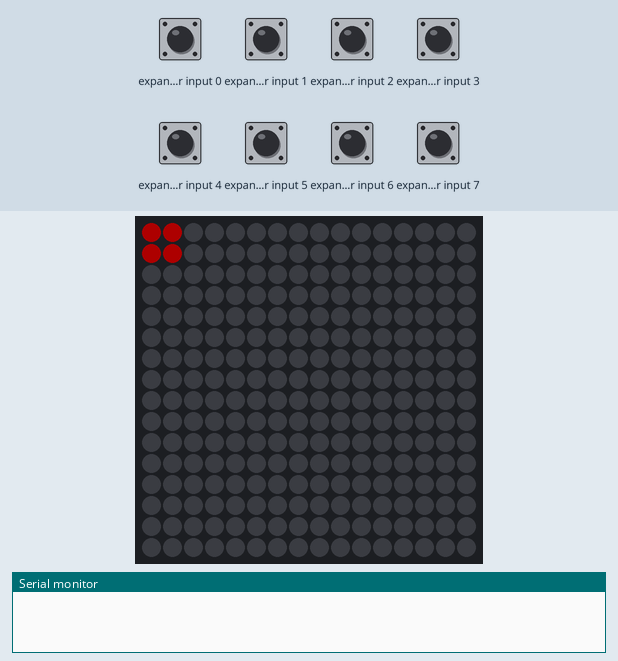
This sketch was run on a simulated Arduino Uno, built with avr-gcc and run on an emulated ATmega328P. Parts: 16×16 RGB LED matrix (first LED top left, wired row by row), the last lines printed to the serial monitor. Wiring (inferred from the names in the program): NES/SNES game pad: load pin 3; clock pin 2; serial out pin 4. Inputs (shaded band) come from the test bench; at power-on: expander input 0–7 HIGH. Dim RGB values are drawn brighter than linear.

Above: at 1.2 s.
1.3 s: expander input 0 driven LOW
At 2.5 s:
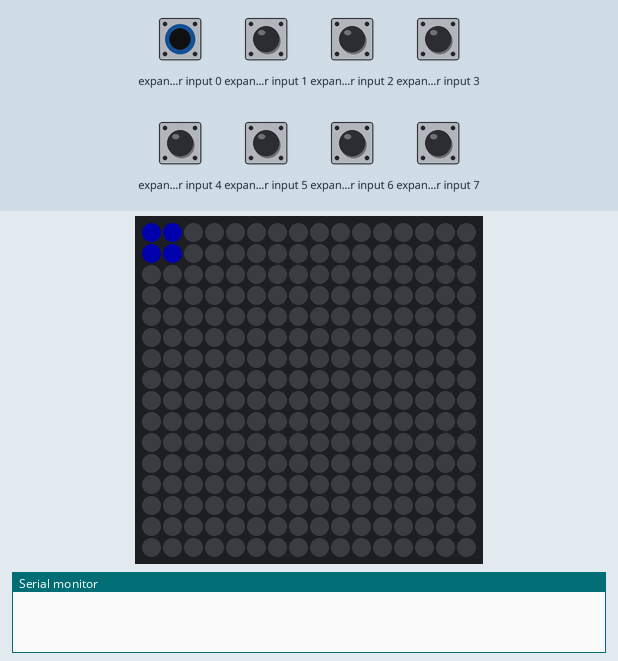
2.8 s: expander input 1 driven LOW
At 4.1 s:
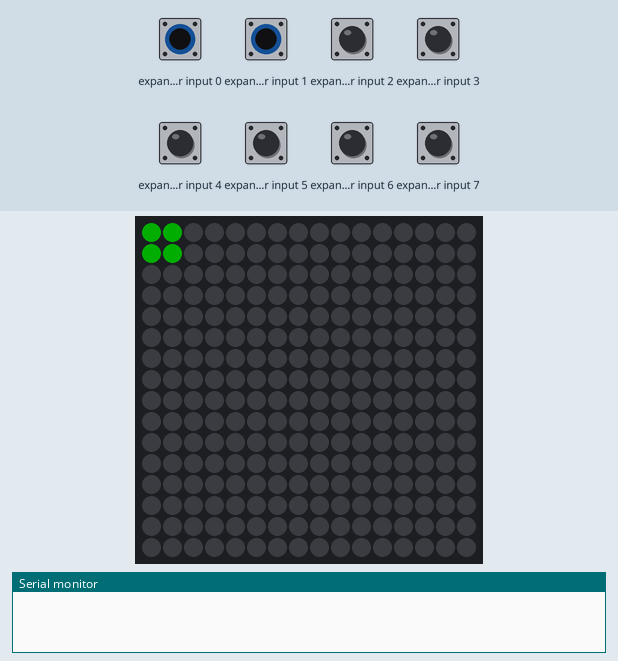
4.4 s: expander input 2 driven LOW
At 5.7 s:
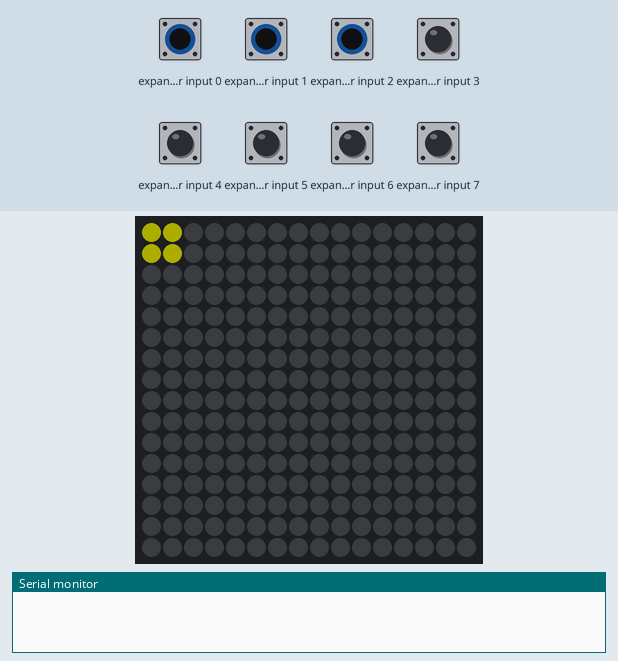
6.0 s: expander input 5 driven LOW
At 7.5 s:
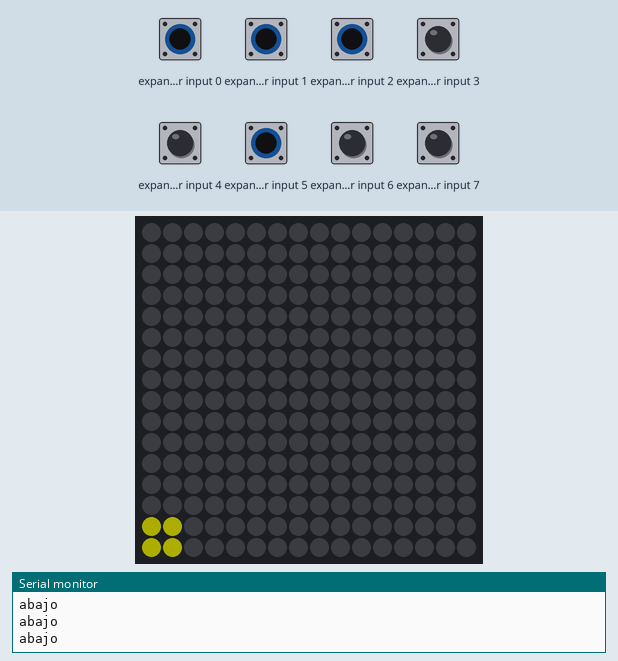
7.7 s: expander input 6 driven LOW
At 9.2 s:
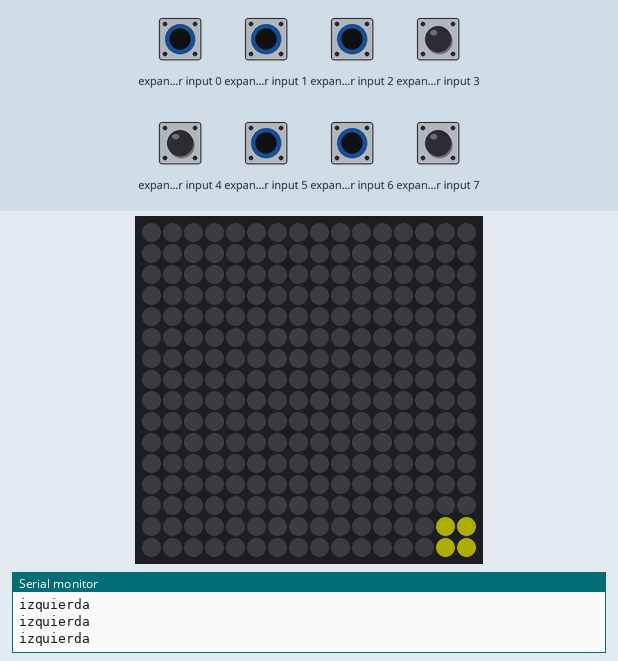
Timing chart, 0 to 10.7 s (numbered marks = the images above; inputs shaded):
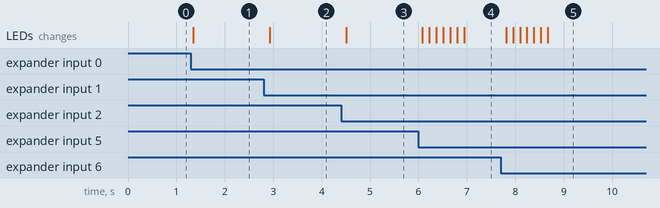

Measured:
- after the input at 1.3 s, the LEDs: change after 0.05 s (image 1)
- after the input at 2.8 s, the LEDs: change after 0.13 s (image 2)
- after the input at 4.4 s, the LEDs: change after 0.10 s (image 3)
- after the input at 6.0 s, the LEDs: first change after 0.08 s (image 4 shows a later state)
- after the input at 7.7 s, the LEDs: first change after 0.11 s (image 5 shows a later state)

The sketch:

controller.ino
```cpp
#include <Adafruit_NeoPixel.h>

// Configuración de la matriz NeoPixel
#define PIN            6         // Pin donde está conectado el NeoPixel
#define MATRIX_WIDTH   16        // Ancho de la matriz
#define MATRIX_HEIGHT  16        // Altura de la matriz
#define NUM_PIXELS     MATRIX_WIDTH * MATRIX_HEIGHT  // Número total de píxeles
#define BRIGHTNESS     50       // Brillo de la matriz (mitad de 255)

// Configuración de la matriz NeoPixel
Adafruit_NeoPixel matrix = Adafruit_NeoPixel(NUM_PIXELS, PIN, NEO_GRB + NEO_KHZ800);

// Configuración del controlador NES
const int A_BUTTON         = 0;
const int B_BUTTON         = 1;
const int SELECT_BUTTON    = 2;
const int START_BUTTON     = 3;
const int UP_BUTTON        = 4;
const int DOWN_BUTTON      = 5;
const int LEFT_BUTTON      = 6;
const int RIGHT_BUTTON     = 7;

byte nesRegister = 0;
int nesData      = 4;    // Pin de datos del controlador NES verde
int nesClock     = 2;    // Pin de clock del controlador NES blanco
int nesLatch     = 3;    // Pin de latch del controlador NES negro

// Posición inicial del LED
int ledX[4] = {0,1,0,1};
int ledY[4] = {0,0,1,1};

// Colores
uint32_t colorActual = matrix.Color(255, 0, 0); // Rojo inicial

void setup() {
  Serial.begin(9600);

  // Configuración del controlador NES
  pinMode(nesData, INPUT);
  pinMode(nesClock, OUTPUT);
  pinMode(nesLatch, OUTPUT);
  digitalWrite(nesClock, LOW);
  digitalWrite(nesLatch, LOW);

  // Inicialización de la matriz NeoPixel
  matrix.begin();
  matrix.setBrightness(BRIGHTNESS);  // Establece el brillo a la mitad
  matrix.show();  // Apaga todos los LEDs al inicio
}

void loop() {
  nesRegister = readNesController();  // Lee el estado del controlador

  // Movimientos de la cruceta
  if (bitRead(nesRegister, UP_BUTTON) == 0 && ledY[0] > 0) {  //límite superior
    for(int i=0; i<4; ++i)
    {
      ----ledY[i];
    }
    Serial.println("arriba");
  }
  if (bitRead(nesRegister, DOWN_BUTTON) == 0 && ledY[3] < MATRIX_HEIGHT - 1-1) {  //límite inferior
    for(int i=0; i<4; ++i)
    {
      ++++ledY[i];
    }
    Serial.println("abajo");
  }
  if (bitRead(nesRegister, RIGHT_BUTTON) == 0 && ledX[2] > 0) { //límite derecha
    for(int i=0; i<4; ++i)
    {
      ----ledX[i];
    }
    Serial.println("derecha");
  }
  if (bitRead(nesRegister, LEFT_BUTTON) == 0 && ledX[1] < MATRIX_WIDTH - 1) { //límite izquierda
    for(int i=0; i<4; ++i)
    {
      ++++ledX[i];
    }
    Serial.println("izquierda");
  }

  // Cambia el color según el botón presionado
  if (bitRead(nesRegister, A_BUTTON) == 0) {
    colorActual = matrix.Color(0, 0, 255);  // Azul
  }
  if (bitRead(nesRegister, B_BUTTON) == 0) {
    colorActual = matrix.Color(0, 255, 0);  // Verde
  }
  if (bitRead(nesRegister, START_BUTTON) == 0) {
    colorActual = matrix.Color(255, 0, 0);  // Rojo
  }
  if (bitRead(nesRegister, SELECT_BUTTON) == 0) {
    colorActual = matrix.Color(255, 255, 0);  // Amarillo
  }

  // Actualiza la matriz de LEDs
  actualizarMatriz();

  // Espera antes de la siguiente lectura del controlador
  delay(100);
}

// Función para convertir las coordenadas (X, Y) en índice considerando el formato de "serpiente"
int obtenerIndiceMatriz(int x, int y) {
  if (y % 2 == 0) {
    // Si la fila es par, el índice va de izquierda a derecha
    return y * MATRIX_WIDTH + x;
  } else {
    // Si la fila es impar, el índice va de izquierda a derecha para evitar inversión
    return y * MATRIX_WIDTH + (MATRIX_WIDTH - 1 - x);
  }
}

// Función para actualizar el LED activo en la matriz
void actualizarMatriz() {
  matrix.clear();  // Limpia todos los LEDs
  int pixelIndex[4];
  for(int i=0; i<4; ++i)
  {
    pixelIndex[i] = obtenerIndiceMatriz(ledX[i], ledY[i]);  // Convierte las coordenadas (X, Y) al índice en la matriz en formato serpiente
    matrix.setPixelColor(pixelIndex[i], colorActual);  // Establece el color del LED en la posición actual
    matrix.show();  // Muestra los cambios en la matriz
  }

}

// Función para leer el estado del controlador NES
byte readNesController() {
  byte tempData = 0xFF;

  // Pulso en el latch para leer el estado de los botones
  digitalWrite(nesLatch, HIGH);
  delayMicroseconds(2);
  digitalWrite(nesLatch, LOW);

  for (int i = 0; i < 8; i++) {
    if (digitalRead(nesData) == LOW)
      bitClear(tempData, i);

    digitalWrite(nesClock, HIGH);
    delayMicroseconds(2);
    digitalWrite(nesClock, LOW);
  }

  return tempData;
}
```
